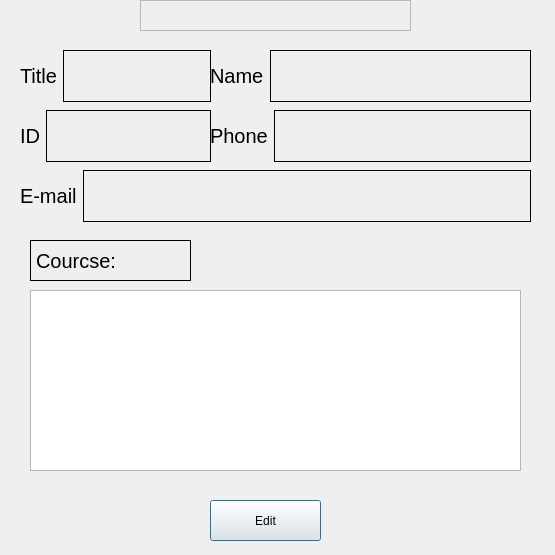
<?xml version="1.0" encoding="UTF-8"?>
<ui version="4.0">
 <class>ProfessorInfoPage</class>
 <widget class="QDialog" name="ProfessorInfoPage">
  <property name="geometry">
   <rect>
    <x>0</x>
    <y>0</y>
    <width>555</width>
    <height>555</height>
   </rect>
  </property>
  <property name="windowTitle">
   <string>Dialog</string>
  </property>
  <widget class="QLabel" name="FLNameLabel">
   <property name="geometry">
    <rect>
     <x>140</x>
     <y>0</y>
     <width>271</width>
     <height>31</height>
    </rect>
   </property>
   <property name="font">
    <font>
     <pointsize>22</pointsize>
    </font>
   </property>
   <property name="frameShape">
    <enum>QFrame::StyledPanel</enum>
   </property>
   <property name="text">
    <string/>
   </property>
  </widget>
  <widget class="QTableWidget" name="professorTableInfo">
   <property name="geometry">
    <rect>
     <x>30</x>
     <y>290</y>
     <width>491</width>
     <height>181</height>
    </rect>
   </property>
  </widget>
  <widget class="QWidget" name="layoutWidget_2">
   <property name="geometry">
    <rect>
     <x>210</x>
     <y>110</y>
     <width>321</width>
     <height>52</height>
    </rect>
   </property>
   <layout class="QHBoxLayout" name="horizontalLayout_5" stretch="0,1">
    <item>
     <widget class="QLabel" name="label_16">
      <property name="font">
       <font>
        <pointsize>15</pointsize>
       </font>
      </property>
      <property name="frameShape">
       <enum>QFrame::NoFrame</enum>
      </property>
      <property name="text">
       <string>Phone</string>
      </property>
     </widget>
    </item>
    <item>
     <widget class="QLabel" name="phoneLabel">
      <property name="autoFillBackground">
       <bool>true</bool>
      </property>
      <property name="frameShape">
       <enum>QFrame::Box</enum>
      </property>
      <property name="text">
       <string/>
      </property>
      <property name="openExternalLinks">
       <bool>false</bool>
      </property>
     </widget>
    </item>
   </layout>
  </widget>
  <widget class="QLabel" name="label_6">
   <property name="geometry">
    <rect>
     <x>30</x>
     <y>240</y>
     <width>161</width>
     <height>41</height>
    </rect>
   </property>
   <property name="font">
    <font>
     <pointsize>15</pointsize>
    </font>
   </property>
   <property name="frameShape">
    <enum>QFrame::Box</enum>
   </property>
   <property name="text">
    <string>Courcse:</string>
   </property>
  </widget>
  <widget class="QLabel" name="label_5">
   <property name="geometry">
    <rect>
     <x>70</x>
     <y>280</y>
     <width>49</width>
     <height>16</height>
    </rect>
   </property>
   <property name="text">
    <string/>
   </property>
  </widget>
  <widget class="QWidget" name="layoutWidget">
   <property name="geometry">
    <rect>
     <x>20</x>
     <y>170</y>
     <width>511</width>
     <height>52</height>
    </rect>
   </property>
   <layout class="QHBoxLayout" name="horizontalLayout_3" stretch="0,1">
    <item>
     <widget class="QLabel" name="label_12">
      <property name="font">
       <font>
        <pointsize>15</pointsize>
       </font>
      </property>
      <property name="frameShape">
       <enum>QFrame::NoFrame</enum>
      </property>
      <property name="text">
       <string>E-mail</string>
      </property>
     </widget>
    </item>
    <item>
     <widget class="QLabel" name="emailLabel">
      <property name="autoFillBackground">
       <bool>true</bool>
      </property>
      <property name="frameShape">
       <enum>QFrame::Box</enum>
      </property>
      <property name="text">
       <string/>
      </property>
      <property name="openExternalLinks">
       <bool>false</bool>
      </property>
     </widget>
    </item>
   </layout>
  </widget>
  <widget class="QWidget" name="layoutWidget_3">
   <property name="geometry">
    <rect>
     <x>20</x>
     <y>110</y>
     <width>191</width>
     <height>52</height>
    </rect>
   </property>
   <layout class="QHBoxLayout" name="horizontalLayout_7" stretch="0,1">
    <item>
     <widget class="QLabel" name="label_18">
      <property name="font">
       <font>
        <pointsize>15</pointsize>
       </font>
      </property>
      <property name="frameShape">
       <enum>QFrame::NoFrame</enum>
      </property>
      <property name="text">
       <string>ID</string>
      </property>
     </widget>
    </item>
    <item>
     <widget class="QLabel" name="idLabel">
      <property name="autoFillBackground">
       <bool>true</bool>
      </property>
      <property name="frameShape">
       <enum>QFrame::Box</enum>
      </property>
      <property name="text">
       <string/>
      </property>
      <property name="openExternalLinks">
       <bool>false</bool>
      </property>
     </widget>
    </item>
   </layout>
  </widget>
  <widget class="QPushButton" name="editPushButton">
   <property name="geometry">
    <rect>
     <x>210</x>
     <y>500</y>
     <width>111</width>
     <height>41</height>
    </rect>
   </property>
   <property name="text">
    <string>Edit</string>
   </property>
  </widget>
  <widget class="QWidget" name="layoutWidget_4">
   <property name="geometry">
    <rect>
     <x>210</x>
     <y>50</y>
     <width>321</width>
     <height>52</height>
    </rect>
   </property>
   <layout class="QHBoxLayout" name="horizontalLayout_6" stretch="0,1">
    <item>
     <widget class="QLabel" name="label_3">
      <property name="font">
       <font>
        <pointsize>15</pointsize>
       </font>
      </property>
      <property name="frameShape">
       <enum>QFrame::NoFrame</enum>
      </property>
      <property name="text">
       <string>Name</string>
      </property>
     </widget>
    </item>
    <item>
     <widget class="QLabel" name="nameLabel">
      <property name="autoFillBackground">
       <bool>true</bool>
      </property>
      <property name="frameShape">
       <enum>QFrame::Box</enum>
      </property>
      <property name="text">
       <string/>
      </property>
      <property name="openExternalLinks">
       <bool>false</bool>
      </property>
     </widget>
    </item>
   </layout>
  </widget>
  <widget class="QWidget" name="layoutWidget_5">
   <property name="geometry">
    <rect>
     <x>20</x>
     <y>50</y>
     <width>191</width>
     <height>52</height>
    </rect>
   </property>
   <layout class="QHBoxLayout" name="horizontalLayout_8" stretch="0,1">
    <item>
     <widget class="QLabel" name="label_14">
      <property name="font">
       <font>
        <pointsize>15</pointsize>
       </font>
      </property>
      <property name="frameShape">
       <enum>QFrame::NoFrame</enum>
      </property>
      <property name="text">
       <string>Title</string>
      </property>
     </widget>
    </item>
    <item>
     <widget class="QLabel" name="titleLabel">
      <property name="autoFillBackground">
       <bool>true</bool>
      </property>
      <property name="frameShape">
       <enum>QFrame::Box</enum>
      </property>
      <property name="text">
       <string/>
      </property>
      <property name="openExternalLinks">
       <bool>false</bool>
      </property>
     </widget>
    </item>
   </layout>
  </widget>
 </widget>
 <resources/>
 <connections/>
</ui>
